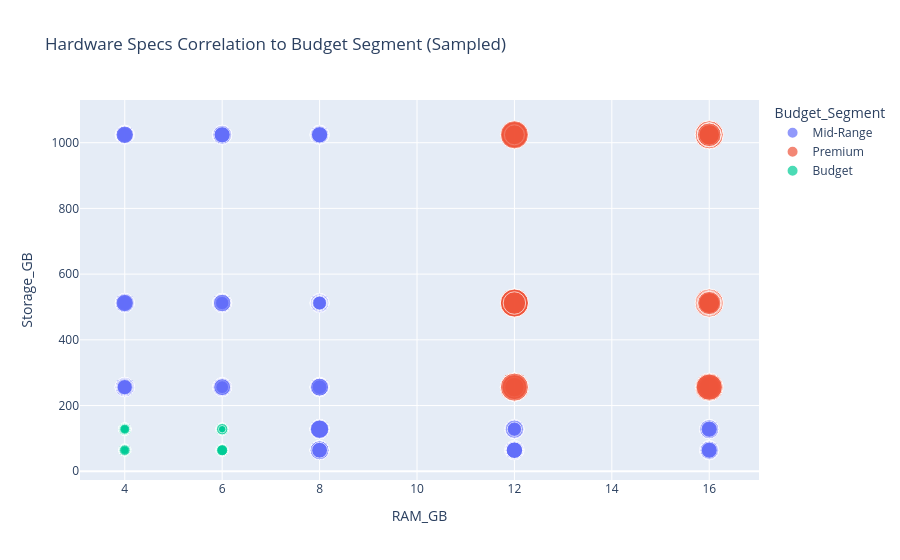

Source (notebook cell):
### Code cell
fig = px.scatter(df.sample(1000, random_state=42), x='RAM_GB', y='Storage_GB', color='Budget_Segment', 
                 size='Price_USD', hover_data=['Brand'], 
                 title='Hardware Specs Correlation to Budget Segment (Sampled)',
                 opacity=0.7)
fig.show()

### Figure 1 — Plotly figure (JSON) as saved in the notebook; plotly's stock layout.template omitted (floating-point values rounded to 4 significant figures; data arrays with more than 128 entries replaced by an {"elided": "..."} marker saying what was removed)
{"data": [{"customdata": {"elided": "595x1 str values"}, "hovertemplate": "Budget_Segment=Mid-Range<br>RAM_GB=%{x}<br>Storage_GB=%{y}<br>Price_USD=%{marker.size}<br>Brand=%{customdata[0]}<extra></extra>", "legendgroup": "Mid-Range", "marker": {"color": "#636efa", "opacity": 0.7, "size": {"elided": "595 float values"}, "sizemode": "area", "sizeref": 3.749, "symbol": "circle"}, "mode": "markers", "name": "Mid-Range", "orientation": "v", "showlegend": true, "type": "scatter", "x": {"elided": "595 int values"}, "xaxis": "x", "y": {"elided": "595 int values"}, "yaxis": "y"}, {"customdata": {"elided": "269x1 str values"}, "hovertemplate": "Budget_Segment=Premium<br>RAM_GB=%{x}<br>Storage_GB=%{y}<br>Price_USD=%{marker.size}<br>Brand=%{customdata[0]}<extra></extra>", "legendgroup": "Premium", "marker": {"color": "#EF553B", "opacity": 0.7, "size": {"elided": "269 float values"}, "sizemode": "area", "sizeref": 3.749, "symbol": "circle"}, "mode": "markers", "name": "Premium", "orientation": "v", "showlegend": true, "type": "scatter", "x": {"elided": "269 int values"}, "xaxis": "x", "y": {"elided": "269 int values"}, "yaxis": "y"}, {"customdata": {"elided": "136x1 str values"}, "hovertemplate": "Budget_Segment=Budget<br>RAM_GB=%{x}<br>Storage_GB=%{y}<br>Price_USD=%{marker.size}<br>Brand=%{customdata[0]}<extra></extra>", "legendgroup": "Budget", "marker": {"color": "#00cc96", "opacity": 0.7, "size": {"elided": "136 float values"}, "sizemode": "area", "sizeref": 3.749, "symbol": "circle"}, "mode": "markers", "name": "Budget", "orientation": "v", "showlegend": true, "type": "scatter", "x": {"elided": "136 int values"}, "xaxis": "x", "y": {"elided": "136 int values"}, "yaxis": "y"}], "layout": {"legend": {"itemsizing": "constant", "title": {"text": "Budget_Segment"}, "tracegroupgap": 0}, "title": {"text": "Hardware Specs Correlation to Budget Segment (Sampled)"}, "xaxis": {"anchor": "y", "domain": [0, 1], "title": {"text": "RAM_GB"}}, "yaxis": {"anchor": "x", "domain": [0, 1], "title": {"text": "Storage_GB"}}}}
